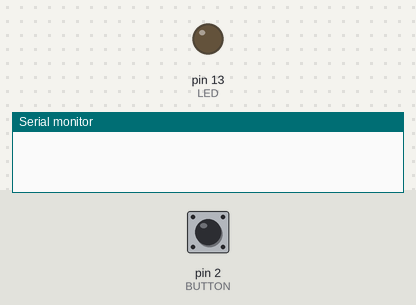
The sketch below on a simulated Arduino Uno, built with avr-gcc and run on an emulated ATmega328P. Parts: output pins drawn as LEDs (lit = HIGH), the last lines printed to the serial monitor. Inputs (shaded band) come from the test bench; at power-on: pin 2 (BUTTON) LOW.

Above: at 1.2 s.
1.3 s: pin 2 (BUTTON) pulled HIGH for 0.15 s
At 2.5 s:
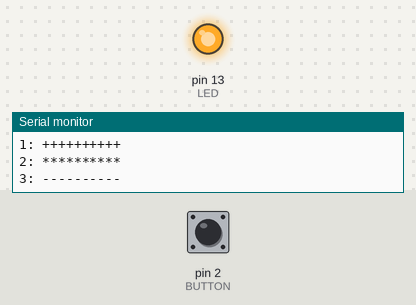
2.9 s: pin 2 (BUTTON) pulled HIGH for 1 s
At 3.8 s:
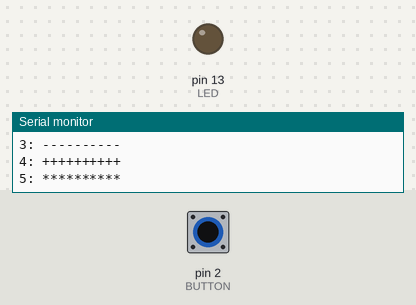
5.4 s: pin 2 (BUTTON) pulled HIGH for 3.2 s
At 5.7 s:
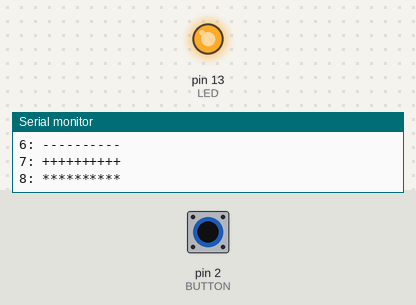
Timing chart, 0 to 8.4 s (numbered marks = the images above; inputs shaded):
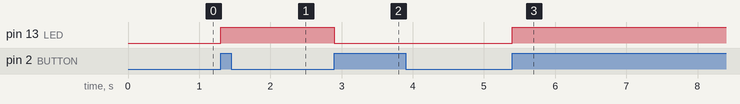

Measured:
- after the input at 1.3 s, pin 13 (LED): LOW → HIGH at once
- after the input at 2.9 s, pin 13 (LED): HIGH → LOW at once
- after the input at 5.4 s, pin 13 (LED): LOW → HIGH at once

The sketch:

switch.ino
```cpp
#include <Arduino.h>

// constants won't change. They're used here to set pin numbers:
const int BUTTON = 2;
const int LED = LED_BUILTIN;

// variables will change:
bool runState = false;
const long DEBOUNCE_DELAY = 50; // debounce delay in milliseconds
unsigned long lastDebounceTime = millis(); // the last time the button state was toggled
bool lastButtonState = false;
int lastRawButtonState = LOW;
unsigned long eventCounter = 0;

// setup() runs once when you press reset or power the board
void  setup()
{
  Serial.begin(9600); // Set to 9600 for Serial Monitor matching
  while (!Serial) {
    ;
  }
  pinMode(BUTTON, INPUT);
  pinMode(LED, OUTPUT);
  lastRawButtonState = digitalRead(BUTTON);
}

// loop() runs over and over again forever
void  loop()
{
  int rawButtonState = digitalRead(BUTTON);
  if (rawButtonState != lastRawButtonState) {
    lastRawButtonState = rawButtonState;
    ++eventCounter;
    Serial.print(eventCounter);
    Serial.print(": ");
    if (rawButtonState == HIGH) {
      for (int i = 0; i < 10; ++i) Serial.print('+');
      Serial.println();
    } else {
      for (int i = 0; i < 10; ++i) Serial.print('-');
      Serial.println();
    }
  }

  if ((millis() - lastDebounceTime) >= DEBOUNCE_DELAY) {
    int buttonState = rawButtonState;
    if (buttonState != lastButtonState)
    {
      lastButtonState = buttonState;
      lastDebounceTime = millis();
      if (buttonState == HIGH) {
        ++eventCounter;
        Serial.print(eventCounter);
        Serial.print(": ");
        runState = !runState;
        for (int i = 0; i < 10; ++i) Serial.print('*');
        Serial.println();
      }
    }
  }
  digitalWrite(LED,  runState);
}
```
